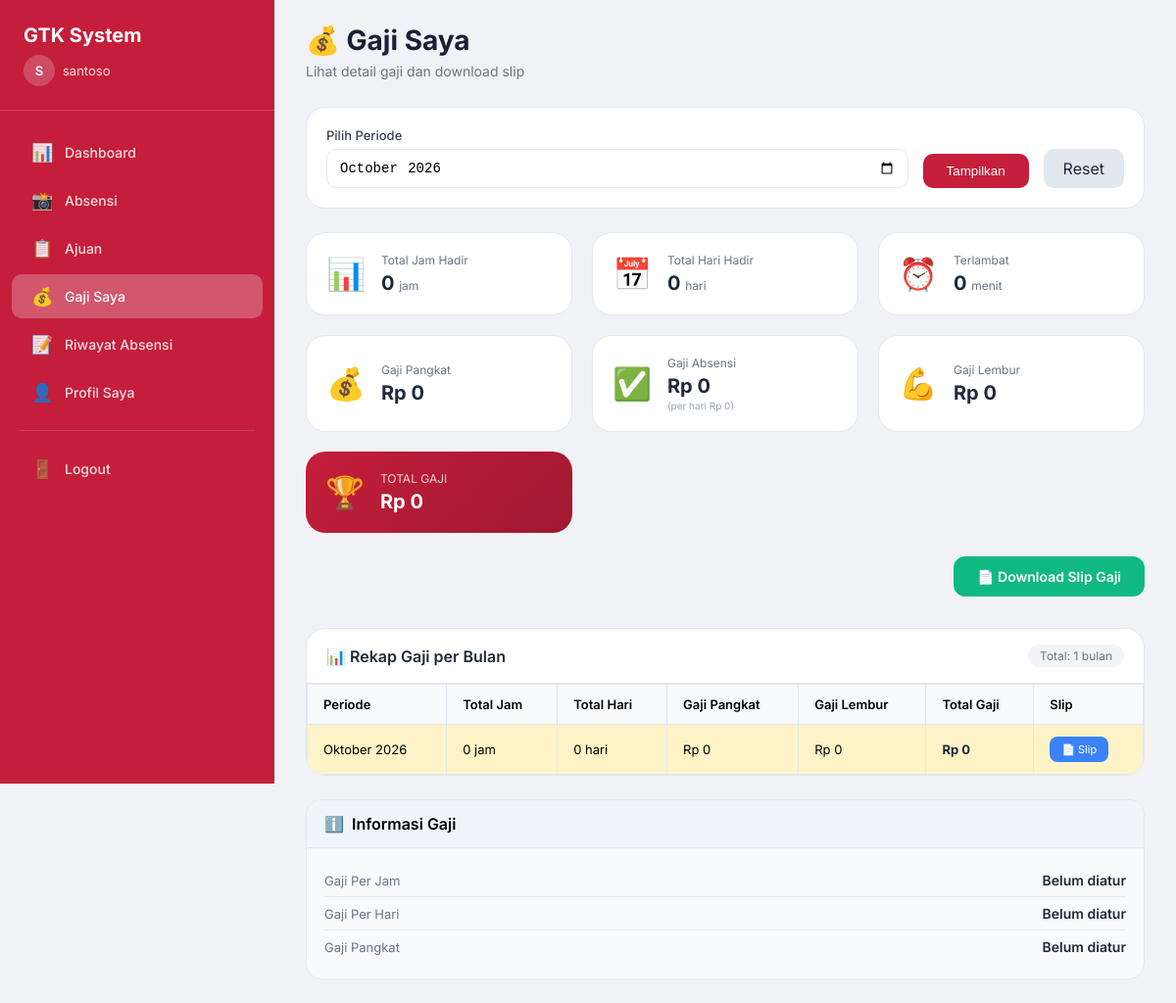
Page /guru/gaji_saya.php (signed in) on the committed database.
### tables this page shows
CREATE TABLE `guru` (
  `id_guru` int(11) NOT NULL,
  `nama` varchar(100) NOT NULL,
  `nip` varchar(50) NOT NULL,
  `jabatan` varchar(50) DEFAULT NULL,
  `no_hp` varchar(20) DEFAULT NULL,
  `foto` text DEFAULT NULL,
  `status` enum('aktif','nonaktif') DEFAULT 'aktif',
  `gaji_perjam` decimal(10,2) DEFAULT NULL,
  `gaji_perhari` decimal(10,2) DEFAULT NULL,
  `gaji_pokok` decimal(10,2) DEFAULT NULL,
  `username` varchar(50) NOT NULL,
  `password` varchar(255) NOT NULL,
  `role` enum('admin','guru') DEFAULT 'guru',
  `created_at` timestamp NOT NULL DEFAULT current_timestamp()
);

### guru/gaji_saya.php (the view, shortened to what this page needs)
<?php
require_once '../config/database.php';
$id_guru = $_SESSION['user_id'];
$stmt = $pdo->prepare("SELECT * FROM guru WHERE id_guru = ?");
$stmt->execute([$id_guru]);
$guru = $stmt->fetch();
$bulan = isset($_GET['bulan']) ? $_GET['bulan'] : date('Y-m');
$nama_bulan = [
    '01' => 'Januari', '02' => 'Februari', '03' => 'Maret', '04' => 'April',
    '05' => 'Mei', '06' => 'Juni', '07' => 'Juli', '08' => 'Agustus',
    '09' => 'September', '10' => 'Oktober', '11' => 'November', '12' => 'Desember'
];
$total_hari = 0;
$total_jam = 0;
$total_menit_telat = 0;
$stmt = $pdo->prepare("
    SELECT COALESCE(SUM(gaji_lembur), 0) as total_gaji_lembur
    FROM ajuan
    WHERE id_guru = ? AND jenis = 'lembur' AND status = 'disetujui'
    AND DATE_FORMAT(tanggal_mulai, '%Y-%m') = ?
");
$stmt->execute([$id_guru, $bulan]);
$lembur = $stmt->fetch();
$gaji_lembur = $lembur['total_gaji_lembur'] ?? 0;
$gaji_pangkat = $guru['gaji_pokok'] ?? 0;
$gaji_perjam = $guru['gaji_perjam'] ?? 0;
$gaji_perhari = $guru['gaji_perhari'] ?? 0;
if ($gaji_perjam > 0) {
    $gaji_absensi = $total_jam * $gaji_perjam;
    $tipe_gaji = 'per jam';
    $nilai_gaji = $gaji_perjam;
} else {
    $gaji_absensi = $total_hari * $gaji_perhari;
    $tipe_gaji = 'per hari';
    $nilai_gaji = $gaji_perhari;
}
$total_gaji = $gaji_pangkat + $gaji_absensi + $gaji_lembur;
$rekap_bulanan = [];
$bulan_dipilih = $bulan;
$found = false;
if (!$found) {
    array_unshift($rekap_bulanan, [
        'bulan' => $bulan_dipilih,
        'total_jam' => $total_jam,
        'total_hari' => $total_hari,
        'gaji_pangkat' => $gaji_pangkat,
        'gaji_lembur' => $gaji_lembur,
        'total_gaji' => $total_gaji
    ]);
}
include '../includes/header.php';
include '../includes/sidebar_guru.php';
?>
<div class="main-content">
    <div class="content-wrapper">
        <div class="page-header">
            <h1 class="page-title">💰 Gaji Saya</h1>
            <p class="page-subtitle">Lihat detail gaji dan download slip</p>
        </div>
        <div class="filter-card">
            <form method="GET" action="" class="filter-form">
                <div class="filter-group">
                    <label class="filter-label">Pilih Periode</label>
                    <input type="month" name="bulan" class="filter-input" value="<?= $bulan ?>">
                </div>
                <button type="submit" class="btn-filter">Tampilkan</button>
                <a href="gaji_saya.php" class="btn-reset">Reset</a>
            </form>
        </div>
        <div class="gaji-detail-grid">
            <div class="gaji-card">
                <div class="gaji-card-icon">📊</div>
                <div class="gaji-card-content">
                    <div class="gaji-card-label">Total Jam Hadir</div>
                    <div class="gaji-card-value"><?= $total_jam ?> <span class="unit">jam</span></div>
                </div>
            </div>
            <div class="gaji-card">
                <div class="gaji-card-icon">📅</div>
                <div class="gaji-card-content">
                    <div class="gaji-card-label">Total Hari Hadir</div>
                    <div class="gaji-card-value"><?= $total_hari ?> <span class="unit">hari</span></div>
                </div>
            </div>
            <div class="gaji-card">
                <div class="gaji-card-icon">⏰</div>
                <div class="gaji-card-content">
                    <div class="gaji-card-label">Terlambat</div>
                    <div class="gaji-card-value <?= $total_menit_telat > 0 ? 'telat' : '' ?>">
                        <?= $total_menit_telat ?> <span class="unit">menit</span>
                    </div>
                </div>
            </div>
            <div class="gaji-card">
                <div class="gaji-card-icon">💰</div>
                <div class="gaji-card-content">
                    <div class="gaji-card-label">Gaji Pangkat</div>
                    <div class="gaji-card-value">Rp <?= number_format($gaji_pangkat, 0, ',', '.') ?></div>
                </div>
            </div>
            <div class="gaji-card">
                <div class="gaji-card-icon">✅</div>
                <div class="gaji-card-content">
                    <div class="gaji-card-label">Gaji Absensi</div>
                    <div class="gaji-card-value">Rp <?= number_format($gaji_absensi, 0, ',', '.') ?></div>
                    <div class="gaji-tipe">(<?= $tipe_gaji ?> Rp <?= number_format($nilai_gaji, 0, ',', '.') ?>)</div>
                </div>
            </div>
            <div class="gaji-card">
                <div class="gaji-card-icon">💪</div>
                <div class="gaji-card-content">
                    <div class="gaji-card-label">Gaji Lembur</div>
                    <div class="gaji-card-value">Rp <?= number_format($gaji_lembur, 0, ',', '.') ?></div>
                </div>
            </div>
            <div class="gaji-card total">
                <div class="gaji-card-icon">🏆</div>
                <div class="gaji-card-content">
                    <div class="gaji-card-label">TOTAL GAJI</div>
                    <div class="gaji-card-value">Rp <?= number_format($total_gaji, 0, ',', '.') ?></div>
                </div>
            </div>
        </div>
        <div class="slip-button-container">
            <a href="../admin/download_slip_pdf.php?id=<?= $id_guru ?>&bulan=<?= $bulan ?>" class="btn-download" target="_blank">
                📄 Download Slip Gaji
            </a>
        </div>
        <div class="table-container">
            <div class="table-header">
                <div class="table-title">📊 Rekap Gaji per Bulan</div>
                <div class="table-info">Total: <?= count($rekap_bulanan) ?> bulan</div>
            </div>
            <div class="table-responsive">
                <?php if(count($rekap_bulanan) > 0): ?>
                <table class="modern-table">
                    <thead>
                        <tr>
                            <th>Periode</th>
                            <th>Total Jam</th>
                            <th>Total Hari</th>
                            <th>Gaji Pangkat</th>
                            <th>Gaji Lembur</th>
                            <th>Total Gaji</th>
                            <th>Slip</th>
                        </tr>
                    </thead>
                    <tbody>
                        <?php foreach($rekap_bulanan as $r):
                            $thn = substr($r['bulan'], 0, 4);
                            $bln = substr($r['bulan'], 5, 2);
                            $periode = $nama_bulan[$bln] . ' ' . $thn;
                            $is_current = ($r['bulan'] == $bulan);
                        ?>
                        <tr class="<?= $is_current ? 'current-row' : '' ?>">
                            <td data-label="Periode"><?= $periode ?></td>
                            <td data-label="Total Jam" class="text-center"><?= $r['total_jam'] ?> jam</td>
                            <td data-label="Total Hari" class="text-center"><?= $r['total_hari'] ?> hari</td>
                            <td data-label="Gaji Pangkat" class="text-right">Rp <?= number_format($r['gaji_pangkat'], 0, ',', '.') ?></td>
                            <td data-label="Gaji Lembur" class="text-right">Rp <?= number_format($r['gaji_lembur'], 0, ',', '.') ?></td>
                            <td data-label="Total Gaji" class="text-right total-gaji">Rp <?= number_format($r['total_gaji'], 0, ',', '.') ?></td>
                            <td data-label="Slip" class="text-center">
                                <a href="../admin/download_slip_pdf.php?id=<?= $id_guru ?>&bulan=<?= $r['bulan'] ?>" class="btn-slip" target="_blank">📄 Slip</a>
                            </td>
                        </tr>
                        <?php endforeach; ?>
                    </tbody>
                </table>
                <?php else: ?>
                <div class="empty-state">📭 Belum ada data gaji</div>
                <?php endif; ?>
            </div>
        </div>
        <div class="info-card">
            <div class="info-header">
                <span>ℹ️</span>
                <span>Informasi Gaji</span>
            </div>
            <div class="info-body">
                <div class="info-row">
                    <div class="info-label">Gaji Per Jam</div>
                    <div class="info-value"><?= $guru['gaji_perjam'] ? 'Rp ' . number_format($guru['gaji_perjam'], 0, ',', '.') : 'Belum diatur' ?></div>
                </div>
                <div class="info-row">
                    <div class="info-label">Gaji Per Hari</div>
                    <div class="info-value"><?= $guru['gaji_perhari'] ? 'Rp ' . number_format($guru['gaji_perhari'], 0, ',', '.') : 'Belum diatur' ?></div>
                </div>
                <div class="info-row">
                    <div class="info-label">Gaji Pangkat</div>
                    <div class="info-value"><?= $guru['gaji_pokok'] ? 'Rp ' . number_format($guru['gaji_pokok'], 0, ',', '.') : 'Belum diatur' ?></div>
                </div>
            </div>
        </div>
    </div>
</div>
<?php require_once '../includes/footer.php'; ?>

### includes/header.php (style rules this page uses)
* { margin: 0; padding: 0; box-sizing: border-box; }
body { font-family: 'Inter', -apple-system, BlinkMacSystemFont, 'Segoe UI', Roboto, sans-serif; background: #f0f2f5; }
.main-content { margin-left: 280px; min-height: 100vh; }
.content-wrapper { padding: 24px 32px; }
.page-header { margin-bottom: 28px; }
.page-title { font-size: 28px; font-weight: 700; color: #1a1f36; margin-bottom: 6px; }
.page-subtitle { font-size: 14px; color: #6c757d; }

### guru/gaji_saya.php (style rules this page uses)
.filter-card { background: white; border-radius: 20px; border: 1px solid #e2e8f0; padding: 20px; margin-bottom: 24px; }
.filter-form { display: flex; flex-wrap: wrap; gap: 15px; align-items: flex-end; }
.filter-group { flex: 1; min-width: 180px; }
.filter-label { display: block; font-size: 13px; font-weight: 500; color: #374151; margin-bottom: 6px; }
.filter-input { width: 100%; padding: 10px 12px; border: 1px solid #e2e8f0; border-radius: 10px; font-size: 14px; }
.btn-filter { background: #c41e3a; color: white; border: none; padding: 10px 24px; border-radius: 10px; cursor: pointer; font-weight: 500; }
.btn-reset { background: #e2e8f0; color: #1e293b; padding: 10px 20px; border-radius: 10px; text-decoration: none; }
.gaji-detail-grid { display: grid; grid-template-columns: repeat(auto-fit, minmax(200px, 1fr)); gap: 20px; margin-bottom: 24px; }
.gaji-card { background: white; border-radius: 20px; border: 1px solid #e2e8f0; padding: 20px; display: flex; align-items: center; gap: 16px; }
.gaji-card.total { background: linear-gradient(135deg, #c41e3a, #a01830); border: none; color: white; }
.gaji-card.total .gaji-card-icon { color: rgba(255,255,255,0.9); }
.gaji-card.total .gaji-card-label { color: rgba(255,255,255,0.8); }
.gaji-card.total .gaji-card-value { color: white; }
.gaji-card-icon { font-size: 32px; color: #c41e3a; }
.gaji-card-content { flex: 1; }
.gaji-card-label { font-size: 12px; color: #64748b; margin-bottom: 4px; }
.gaji-card-value { font-size: 20px; font-weight: 700; color: #1e293b; }
.gaji-card-value .unit { font-size: 12px; font-weight: normal; color: #64748b; }
.gaji-tipe { font-size: 10px; color: #94a3b8; margin-top: 2px; }
.slip-button-container { margin-bottom: 32px; text-align: right; }
.btn-download { display: inline-flex; align-items: center; gap: 8px; background: #10b981; color: white; padding: 12px 24px; border-radius: 12px; text-decoration: none; font-weight: 600; font-size: 14px; }
.table-container { background: white; border-radius: 20px; border: 1px solid #e2e8f0; overflow: hidden; margin-bottom: 24px; }
.table-header { padding: 16px 20px; border-bottom: 1px solid #e2e8f0; display: flex; justify-content: space-between; align-items: center; flex-wrap: wrap; gap: 10px; }
.table-title { font-weight: 600; font-size: 16px; color: #1e293b; }
.table-info { font-size: 12px; color: #64748b; background: #f1f5f9; padding: 4px 12px; border-radius: 20px; }
.table-responsive { overflow-x: auto; }
.modern-table { width: 100%; border-collapse: collapse; font-size: 13px; }
.modern-table th, .modern-table td { padding: 12px 16px; border: 1px solid #e2e8f0; text-align: left; }
.modern-table th { background: #f8fafc; font-weight: 600; white-space: nowrap; }
.modern-table td.total-gaji { font-weight: 700; color: #1e293b; }
.current-row { background: #fef3c7; }
.text-center { text-align: center; }
.text-right { text-align: right; }
.btn-slip { background: #3b82f6; color: white; padding: 6px 12px; border-radius: 8px; text-decoration: none; font-size: 11px; display: inline-block; }
.info-card { background: #f8fafc; border-radius: 16px; overflow: hidden; border: 1px solid #e2e8f0; }
.info-header { padding: 14px 18px; background: #f1f5f9; font-weight: 600; display: flex; align-items: center; gap: 8px; border-bottom: 1px solid #e2e8f0; }
.info-body { padding: 16px 18px; }
.info-row { display: flex; justify-content: space-between; align-items: center; padding: 8px 0; border-bottom: 1px solid #e2e8f0; }
.info-row:last-child { border-bottom: none; }
.info-label { font-size: 13px; color: #64748b; }
.info-value { font-size: 14px; font-weight: 600; color: #1e293b; }

### rows in the picture
guru: gaji_pokok "0", gaji_perhari "0", gaji_perjam "per hari"

### other values in the picture
substr($_SESSION['nama'] ?? 'U', 0, 1) "S"
$_SESSION['nama'] "santoso"
$total_jam "0"
$total_hari "0"
$total_menit_telat "0"
$gaji_lembur "0"
$total_gaji "0"
count($rekap_bulanan) "1"
$periode "Oktober 2026"
$r['total_jam'] "0"
$r['total_hari'] "0"
$r['gaji_pangkat'] "0"
$r['gaji_lembur'] "0"
$r['total_gaji'] "0"
